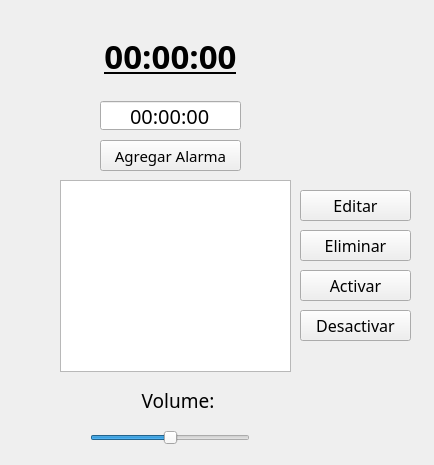
<?xml version="1.0" encoding="UTF-8"?>
<ui version="4.0">
 <class>Reloj</class>
 <widget class="QWidget" name="Reloj">
  <property name="geometry">
   <rect>
    <x>0</x>
    <y>0</y>
    <width>434</width>
    <height>465</height>
   </rect>
  </property>
  <property name="windowTitle">
   <string>Reloj</string>
  </property>
  <widget class="QTimeEdit" name="timeEdit">
   <property name="geometry">
    <rect>
     <x>100</x>
     <y>100</y>
     <width>141</width>
     <height>31</height>
    </rect>
   </property>
   <property name="font">
    <font>
     <family>Source Code Pro</family>
     <pointsize>15</pointsize>
    </font>
   </property>
   <property name="alignment">
    <set>Qt::AlignmentFlag::AlignCenter</set>
   </property>
   <property name="buttonSymbols">
    <enum>QAbstractSpinBox::ButtonSymbols::NoButtons</enum>
   </property>
  </widget>
  <widget class="QPushButton" name="setAlarmButton">
   <property name="geometry">
    <rect>
     <x>100</x>
     <y>140</y>
     <width>141</width>
     <height>31</height>
    </rect>
   </property>
   <property name="font">
    <font>
     <family>Source Code Pro</family>
     <pointsize>11</pointsize>
    </font>
   </property>
   <property name="text">
    <string>Agregar Alarma</string>
   </property>
  </widget>
  <widget class="QListWidget" name="alarmListWidget">
   <property name="geometry">
    <rect>
     <x>60</x>
     <y>180</y>
     <width>231</width>
     <height>192</height>
    </rect>
   </property>
   <property name="font">
    <font>
     <family>Source Code Pro</family>
     <pointsize>12</pointsize>
    </font>
   </property>
  </widget>
  <widget class="QLabel" name="clockLabel">
   <property name="geometry">
    <rect>
     <x>60</x>
     <y>0</y>
     <width>221</width>
     <height>111</height>
    </rect>
   </property>
   <property name="font">
    <font>
     <family>Source Code Pro</family>
     <pointsize>25</pointsize>
     <bold>true</bold>
     <underline>true</underline>
     <strikeout>false</strikeout>
    </font>
   </property>
   <property name="text">
    <string>00:00:00</string>
   </property>
   <property name="alignment">
    <set>Qt::AlignmentFlag::AlignCenter</set>
   </property>
  </widget>
  <widget class="QPushButton" name="editAlarmButton">
   <property name="geometry">
    <rect>
     <x>300</x>
     <y>190</y>
     <width>111</width>
     <height>31</height>
    </rect>
   </property>
   <property name="font">
    <font>
     <family>Source Code Pro</family>
     <pointsize>12</pointsize>
    </font>
   </property>
   <property name="text">
    <string>Editar</string>
   </property>
  </widget>
  <widget class="QPushButton" name="deleteAlarmButton">
   <property name="geometry">
    <rect>
     <x>300</x>
     <y>230</y>
     <width>111</width>
     <height>31</height>
    </rect>
   </property>
   <property name="font">
    <font>
     <family>Source Code Pro</family>
     <pointsize>12</pointsize>
    </font>
   </property>
   <property name="text">
    <string>Eliminar</string>
   </property>
  </widget>
  <widget class="QPushButton" name="activateAlarmButton">
   <property name="geometry">
    <rect>
     <x>300</x>
     <y>270</y>
     <width>111</width>
     <height>31</height>
    </rect>
   </property>
   <property name="font">
    <font>
     <family>Source Code Pro</family>
     <pointsize>12</pointsize>
    </font>
   </property>
   <property name="text">
    <string>Activar</string>
   </property>
  </widget>
  <widget class="QPushButton" name="deactivateAlarmButton">
   <property name="geometry">
    <rect>
     <x>300</x>
     <y>310</y>
     <width>111</width>
     <height>31</height>
    </rect>
   </property>
   <property name="font">
    <font>
     <family>Source Code Pro</family>
     <pointsize>12</pointsize>
    </font>
   </property>
   <property name="text">
    <string>Desactivar</string>
   </property>
  </widget>
  <widget class="QSlider" name="volumeSlider">
   <property name="geometry">
    <rect>
     <x>90</x>
     <y>430</y>
     <width>160</width>
     <height>16</height>
    </rect>
   </property>
   <property name="value">
    <number>50</number>
   </property>
   <property name="orientation">
    <enum>Qt::Orientation::Horizontal</enum>
   </property>
  </widget>
  <widget class="QLabel" name="volumeLabel">
   <property name="geometry">
    <rect>
     <x>80</x>
     <y>380</y>
     <width>201</width>
     <height>41</height>
    </rect>
   </property>
   <property name="font">
    <font>
     <family>Source Code Pro</family>
     <pointsize>14</pointsize>
    </font>
   </property>
   <property name="text">
    <string>Volume: </string>
   </property>
   <property name="alignment">
    <set>Qt::AlignmentFlag::AlignCenter</set>
   </property>
  </widget>
 </widget>
 <resources/>
 <connections/>
</ui>
